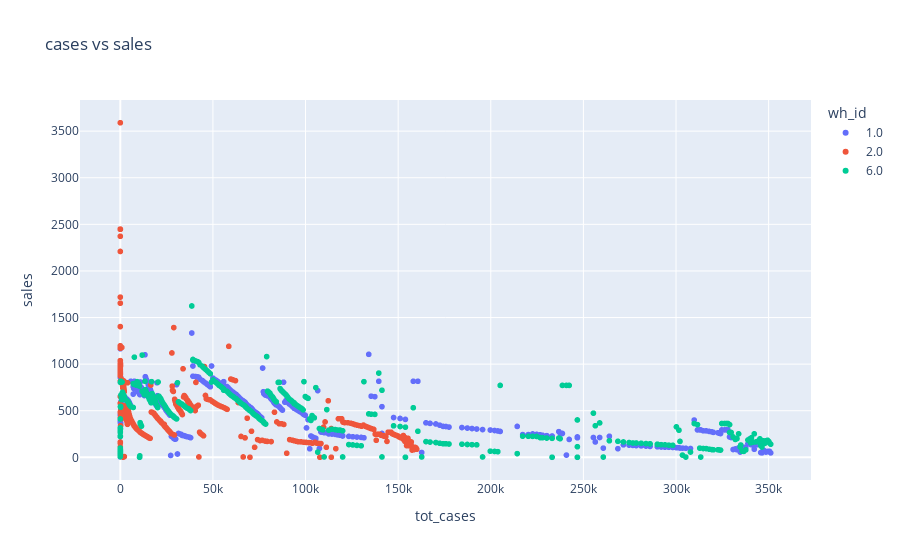

Notebook cell for this chart:
### Code cell
cov['wh_id']=cov['wh_id'].astype('object')
fig = px.scatter(cov[(cov.wh_id==1)|(cov.wh_id==2)|(cov.wh_id==6)], x="tot_cases", y="sales",
                 title='cases vs sales',color='wh_id')
fig.show()

### Figure 1 — Plotly figure (JSON) as saved in the notebook; plotly's stock layout.template omitted (floating-point values rounded to 4 significant figures; data arrays with more than 128 entries replaced by an {"elided": "..."} marker saying what was removed)
{"data": [{"hovertemplate": "wh_id=1.0<br>tot_cases=%{x}<br>sales=%{y}<extra></extra>", "legendgroup": "1.0", "marker": {"color": "#636efa", "symbol": "circle"}, "mode": "markers", "name": "1.0", "showlegend": true, "type": "scattergl", "x": {"elided": "420 int values"}, "xaxis": "x", "y": {"elided": "420 int values"}, "yaxis": "y"}, {"hovertemplate": "wh_id=2.0<br>tot_cases=%{x}<br>sales=%{y}<extra></extra>", "legendgroup": "2.0", "marker": {"color": "#EF553B", "symbol": "circle"}, "mode": "markers", "name": "2.0", "showlegend": true, "type": "scattergl", "x": {"elided": "420 int values"}, "xaxis": "x", "y": {"elided": "420 int values"}, "yaxis": "y"}, {"hovertemplate": "wh_id=6.0<br>tot_cases=%{x}<br>sales=%{y}<extra></extra>", "legendgroup": "6.0", "marker": {"color": "#00cc96", "symbol": "circle"}, "mode": "markers", "name": "6.0", "showlegend": true, "type": "scattergl", "x": {"elided": "420 int values"}, "xaxis": "x", "y": {"elided": "420 int values"}, "yaxis": "y"}], "layout": {"autosize": true, "legend": {"title": {"text": "wh_id"}, "tracegroupgap": 0}, "title": {"text": "cases vs sales"}, "xaxis": {"anchor": "y", "autorange": true, "domain": [0, 1], "range": [-21190.0, 372300.0], "title": {"text": "tot_cases"}, "type": "linear"}, "yaxis": {"anchor": "x", "autorange": true, "domain": [0, 1], "range": [-295.2, 3886.0], "title": {"text": "sales"}, "type": "linear"}}}
